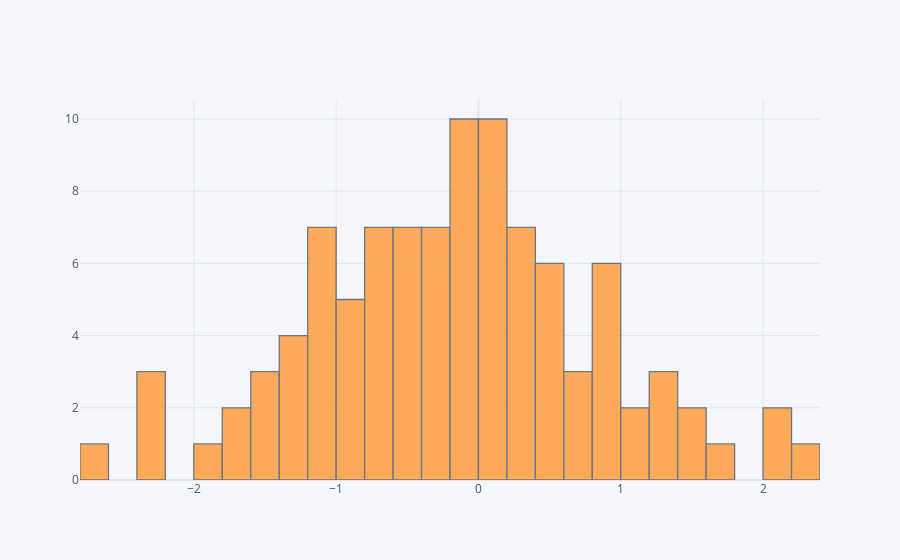

Notebook code cell kept with this figure:
### Code cell
df["A"].iplot(kind="hist", bins=50)

### Figure 1 — Plotly figure (JSON) as saved in the notebook; plotly's stock layout.template omitted (floating-point values rounded to 4 significant figures)
{"data": [{"histfunc": "count", "histnorm": "", "marker": {"color": "rgba(255, 153, 51, 1.0)", "line": {"color": "#4D5663", "width": 1.3}}, "name": "A", "nbinsx": 50, "opacity": 0.8, "orientation": "v", "type": "histogram", "x": [-1.575, -1.383, 0.3659, 1.275, 0.5287, -0.7679, -0.1783, -2.257, 0.07659, 1.357, 0.3189, -0.3324, -0.5406, -0.372, -0.3136, -1.011, -0.3435, -2.674, 0.424, 0.2885, 0.08427, -0.2387, 0.2574, 0.4017, 0.8323, 0.38, 0.5573, -0.6279, 0.3692, -1.253, 0.9396, 2.198, -0.6348, -0.873, 0.05369, -0.02891, -0.1222, 0.008667, -0.6367, -1.713, 0.9954, -1.009, -1.36, 0.7801, -0.1753, 0.03274, -0.02945, -0.5623, 1.707, 1.57, 0.4166, -0.2465, 0.05146, -0.514, -1.472, -0.8334, 2.062, 0.3302, -0.5484, -1.049, -1.019, 1.101, -1.583, 1.322, -0.6762, 1.126, 1.493, -1.012, -0.171, 0.9684, -0.2924, -0.4187, -0.8697, -0.09922, -0.6131, -0.4655, -2.371, -0.01144, 2.369, -0.44, -0.8354, -1.321, 0.5479, -1.685, -1.106, -0.7655, 0.1639, -1.806, 0.1156, -2.264, 0.03023, -1.136, 0.1176, 0.8153, -0.03449, 0.6308, -8.491e-05, 0.9123, -0.8213, 0.6123]}], "layout": {"barmode": "overlay", "legend": {"bgcolor": "#F5F6F9", "font": {"color": "#4D5663"}}, "paper_bgcolor": "#F5F6F9", "plot_bgcolor": "#F5F6F9", "title": {"font": {"color": "#4D5663"}}, "xaxis": {"gridcolor": "#E1E5ED", "showgrid": true, "tickfont": {"color": "#4D5663"}, "title": {"font": {"color": "#4D5663"}, "text": ""}, "zerolinecolor": "#E1E5ED"}, "yaxis": {"gridcolor": "#E1E5ED", "showgrid": true, "tickfont": {"color": "#4D5663"}, "title": {"font": {"color": "#4D5663"}, "text": ""}, "zerolinecolor": "#E1E5ED"}}}
